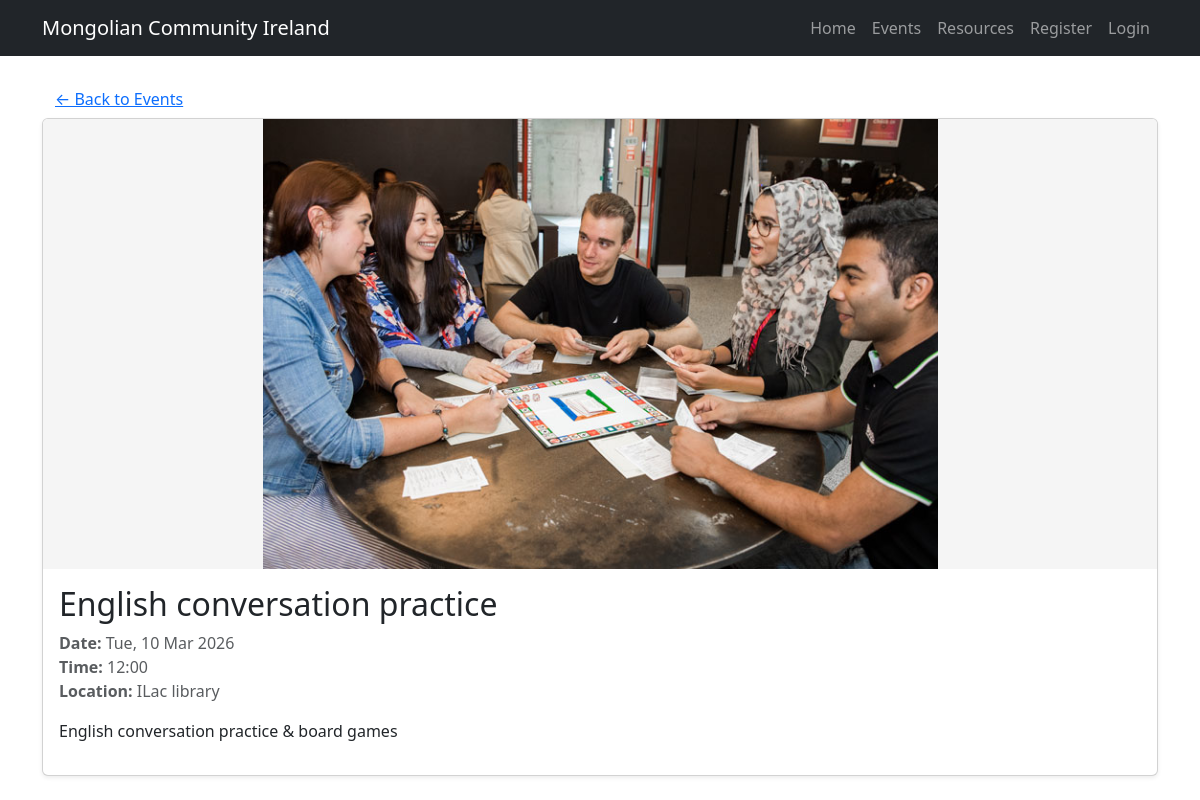
The page /events/5/ on the database its author committed.
### portal/models.py (models this page shows, shortened)
class Event(models.Model):
    title = models.CharField(max_length=120, validators=[MinLengthValidator(5)])
    description = models.TextField(blank=True, max_length=2000)
    start_datetime = models.DateTimeField()
    location = models.CharField(max_length=120)
    image = models.ImageField(upload_to="events/", blank=True, null=True)
    is_published = models.BooleanField(default=True)
    created_at = models.DateTimeField(auto_now_add=True)

### portal/views.py (the view)
# urls.py: path("events/<int:event_id>/", views.event_detail, name="event_detail"),
def event_detail(request, event_id):
    event = get_object_or_404(Event, id=event_id, is_published=True)
    return render(request, "portal/event_detail.html", {"event": event})

### portal/templates/portal/event_detail.html (shortened to what this page needs)
{% extends "portal/base.html" %}
{% block content %}
<a href="{% url 'events_list' %}" class="btn btn-link">&larr; Back to Events</a>
<div class="card shadow-sm">
    {% if event.image %}
        <img src="{{ event.image.url }}" class="card-img-top" alt="{{ event.title }}">
    {% endif %}
    <div class="card-body">
        <h2 class="card-title">{{ event.title }}</h2>
        <p class="text-muted">
            <strong>Date:</strong> {{ event.start_datetime|date:"D, d M Y" }}<br>
            <strong>Time:</strong> {{ event.start_datetime|time:"H:i" }}<br>
            <strong>Location:</strong> {{ event.location }}
        </p>
        {% if event.description %}
            <p class="mt-3">
                {{ event.description|linebreaks }}
            </p>
        {% else %}
          <p class="text-muted">No description provided.</p>
        {% endif %}
    </div>
</div>
{% endblock %}

### portal/static/portal/styles.css (style rules this page uses)
.card { transition: transform 0.2s ease, box-shadow 0.2s ease; }
.card-img-top { max-height: 450px; object-fit: contain; background: #f5f5f5; }

### rows shown on the page
Event: image (picture), title "English conversation practice", start_datetime "Tue, 10 Mar 2026", start_datetime "12:00", location "ILac library", description "English conversation practice & board games"
